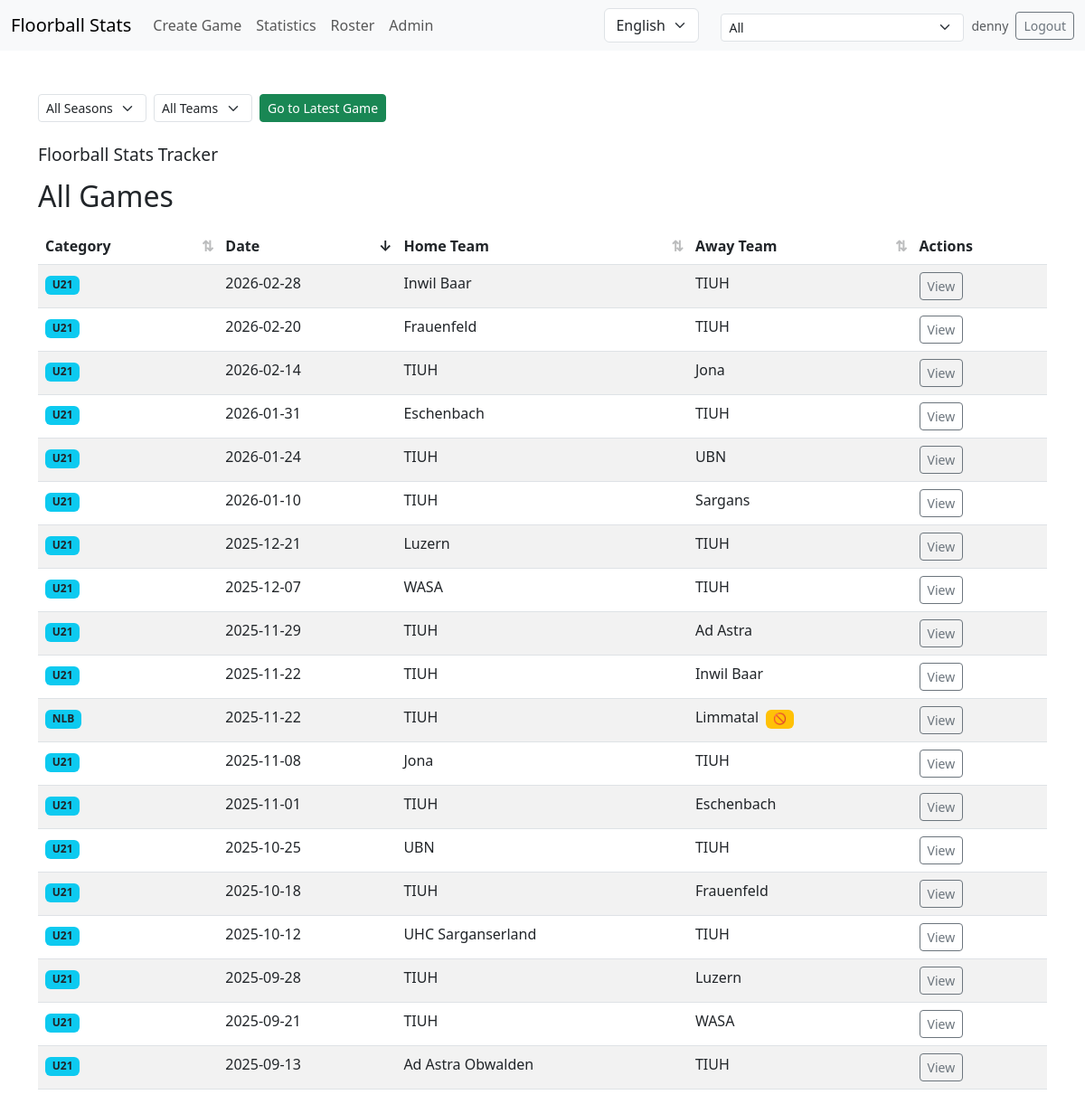
The page / (signed in) on the database its author committed.
### models/auth_models.py (models this page shows, shortened)
class User(db.Model):
    __tablename__ = 'users'
    id = db.Column(db.Integer, primary_key=True)
    username = db.Column(db.Text, unique=True, nullable=False)
    password_hash = db.Column(db.Text, nullable=False)
    is_admin = db.Column(db.Integer, default=0, nullable=False)  # 0/1
    created_at = db.Column(db.Text, nullable=False,
                           default=lambda: datetime.now(timezone.utc).isoformat())
    permissions = db.relationship('TeamPermission', backref='user',
                                  cascade='all, delete-orphan', lazy=True)

### models/game_model.py (models this page shows, shortened)
class GameRecord(db.Model):
    __tablename__ = 'games'
    id = db.Column(db.Integer, primary_key=True)
    season = db.Column(db.Text, default='', nullable=False)
    team = db.Column(db.Text, default='', nullable=False)
    home_team = db.Column(db.Text, default='', nullable=False)
    away_team = db.Column(db.Text, default='', nullable=False)
    date = db.Column(db.Text, default='', nullable=False)
    referee1 = db.Column(db.Text, default='', nullable=False)
    referee2 = db.Column(db.Text, default='', nullable=False)
    current_period = db.Column(db.Text, default='1', nullable=False)
    opponent_goalie_enabled = db.Column(db.Integer, default=0, nullable=False)
    exclude_from_stats = db.Column(db.Integer, default=0, nullable=False)
    lines = db.Column(db.Text, default='[]', nullable=False)
    goalies = db.Column(db.Text, default='[]', nullable=False)
    result = db.Column(db.Text, default='{}', nullable=False)
    formations = db.Column(db.Text, default='{}', nullable=False)
    plusminus = db.Column(db.Text, default='{}', nullable=False)
    goals = db.Column(db.Text, default='{}', nullable=False)
    assists = db.Column(db.Text, default='{}', nullable=False)
    unforced_errors = db.Column(db.Text, default='{}', nullable=False)
    shots_on_goal = db.Column(db.Text, default='{}', nullable=False)
    penalties_taken = db.Column(db.Text, default='{}', nullable=False)
    penalties_drawn = db.Column(db.Text, default='{}', nullable=False)
    saves = db.Column(db.Text, default='{}', nullable=False)
    goals_conceded = db.Column(db.Text, default='{}', nullable=False)
    goalie_plusminus = db.Column(db.Text, default='{}', nullable=False)
    game_scores = db.Column(db.Text, default='{}', nullable=False)
    goalie_game_scores = db.Column(db.Text, default='{}', nullable=False)
    opponent_goalie_saves = db.Column(db.Text, default='{}', nullable=False)
    opponent_goalie_goals_conceded = db.Column(db.Text, default='{}', nullable=False)
    block_shots = db.Column(db.Text, default='{}', nullable=False)
    stolen_balls = db.Column(db.Text, default='{}', nullable=False)
    extra_data = db.Column(db.Text, default='{}', nullable=False)
    def to_dict(self):
        game = {
            'id': self.id,
            'season': self.season or '',
            'team': self.team or '',
            'home_team': self.home_team or '',
            'away_team': self.away_team or '',
            'date': self.date or '',
            'referee1': self.referee1 or '',
            'referee2': self.referee2 or '',
            'current_period': self.current_period or '1',
            'opponent_goalie_enabled': bool(self.opponent_goalie_enabled),
            'exclude_from_stats': bool(self.exclude_from_stats),
            'lines': json.loads(self.lines or '[]'),
            'goalies': json.loads(self.goalies or '[]'),
            'result': json.loads(self.result or '{}'),
        }
        for col in _STAT_COLS:
            game[col] = json.loads(getattr(self, col) or '{}')
        formations = json.loads(self.formations or '{}')
        for fk in FORMATION_KEYS:
            game[fk] = formations.get(fk, [])
        extra = json.loads(self.extra_data or '{}')
        for k, v in extra.items():
            if k not in game:
                game[k] = v
        return game

### routes/game_routes.py (the view, shortened to what this page needs)
@game_bp.route('/', methods=['GET', 'POST'])
def index():
    games = load_games()
    if ensure_game_ids(games):
        save_games(games)
    def game_sort_key(game):
        date_str = game.get('date')
        try:
            date_val = datetime.strptime(date_str, '%Y-%m-%d') if date_str else datetime.min
        except Exception:
            date_val = datetime.min
        return (date_val, -games.index(game))
    games_sorted = sorted(games, key=game_sort_key, reverse=True)
    seasons = get_all_seasons()
    from models.team_settings import get_current_season as _cur_season
    _default_season = _cur_season()
    selected_season = request.args.get('season', _default_season if _default_season else None)
    if selected_season:
        games_sorted = [
            game for game in games_sorted if game.get('season') == selected_season
        ]
    selected_team = request.args.get('team')
    if selected_team:
        filtered_games = [
            game for game in games_sorted if game.get('team') == selected_team
        ]
    else:
        filtered_games = games_sorted
    latest_game_id = None
    if filtered_games:
        latest_game_id = games.index(filtered_games[0])
    return render_template(
        'index.html',
        games=games_sorted,
        latest_game_id=latest_game_id,
        seasons=seasons,
        selected_season=selected_season,
        selected_team=selected_team
    )

### models/roster.py (called while the page is built)
def get_all_seasons():
    try:
        rows = db.session.query(RosterPlayer.season).distinct().all()
        return sorted({r[0] for r in rows if r[0]}, reverse=True)
    except Exception:
        logger.exception("get_all_seasons failed")
        return []

### services/game_service.py (called while the page is built)
def load_games():
    try:
        rows = GameRecord.query.all()
        return [row.to_dict() for row in rows]
    except Exception:
        logger.exception('load_games failed')
        return []

def ensure_game_ids(games):
    changed = False
    seen_ids = set()
    max_id = -1
    for game in games:
        if 'id' in game:
            try:
                max_id = max(max_id, int(game['id']))
            except (TypeError, ValueError):
                pass
    for game in games:
        raw_id = game.get('id')
        if raw_id is None or raw_id in seen_ids:
            max_id += 1
            game['id'] = max_id
            changed = True
        seen_ids.add(game['id'])
    return changed

### templates/index.html (shortened to what this page needs)
{% extends "base.html" %}
{% block content %}
<div class="container mt-5">
    <div class="d-flex flex-wrap gap-2 align-items-center mb-4">
        {% if games %}
        <form method="get" action="/" class="d-inline-flex gap-2 align-items-center">
            <select class="form-select form-select-sm w-auto" name="season" onchange="this.form.submit()">
                <option value="">{{ g.t['all_seasons'] if g.t is defined else 'All Seasons' }}</option>
            </select>
            <select class="form-select form-select-sm w-auto" name="team" onchange="this.form.submit()">
                <option value="">{{ g.t['all_teams'] if g.t is defined else 'All Teams' }}</option>
                {% set teams = games | map(attribute='team') | list | unique | sort %}
            </select>
        </form>
        {% endif %}
        {% if latest_game_id is not none %}
        <a href="/game/{{ latest_game_id }}" class="btn btn-success btn-sm">{{ g.t['go_to_latest_game'] if g.t is
            defined else 'Go to Latest Game' }}</a>
        {% endif %}
    </div>
    <h1 class="mb-3" style="font-size:1.2rem;">{{ g.t['title'] if g.t is defined else 'Floorball Stats Tracker' }}</h1>
    {% if games %}
    <h2 class="mb-3">{{ g.t['all_games'] if not selected_team else g.t['all_games_for'] ~ ' ' ~ selected_team }}</h2>
    <div class="table-responsive">
        <table class="table table-striped table-hover" id="gamesTable">
            <thead>
                <tr>
                    {% if not selected_team %}
                    <th class="sortable" onclick="sortTable(0)" style="cursor: pointer;">{{ g.t['category'] if g.t is defined else 'Category' }} </th>
                    {% endif %}
                    <th class="sortable" onclick="sortTable({% if not selected_team %}1{% else %}0{% endif %})" style="cursor: pointer;">{{ g.t['date'] if g.t is defined else 'Date' }} </th>
                    <th class="sortable" onclick="sortTable({% if not selected_team %}2{% else %}1{% endif %})" style="cursor: pointer;">{{ g.t['home_team'] if g.t is defined else 'Home' }} </th>
                    <th class="sortable" onclick="sortTable({% if not selected_team %}3{% else %}2{% endif %})" style="cursor: pointer;">{{ g.t['away_team'] if g.t is defined else 'Away' }} </th>
                    <th>{{ g.t['actions'] if g.t is defined else 'Actions' }}</th>
                </tr>
            </thead>
            <tbody>
                {% for game in games %}
                {% if not selected_team or game.team == selected_team %}
                <tr>
                    {% if not selected_team %}
                    <td><span class="badge bg-info text-dark">{{ game.team if game.team else '' }}</span></td>
                    {% endif %}
                    <td>{{ game.date if game.date else '' }}</td>
                    <td>{{ game.home_team }}</td>
                    <td>
                        {{ game.away_team }}
                        {% if game.exclude_from_stats %}
                        <span class="badge bg-warning text-dark ms-1" title="{{ g.t['exclude_from_stats'] if g.t is defined else 'Excluded from statistics' }}">🚫</span>
                        {% endif %}
                    </td>
                    <td>
                        <a href="/game/{{ game.id }}" class="btn btn-outline-secondary btn-sm">{{ g.t['view'] if g.t is defined else 'View' }}</a>
                    </td>
                </tr>
                {% endif %}
                {% endfor %}
            </tbody>
        </table>
    </div>
    {% else %}
    <p>{{ g.t['no_games'] }}</p>
    {% endif %}
</div>
{% endblock %}

### templates/base.html (shortened to what this page needs)
<!DOCTYPE html>
<html lang="{{ g.get('lang', 'en') if g is defined else 'en' }}">
<head>
    <link rel="stylesheet" href="https://cdn.jsdelivr.net/npm/bootstrap@5.3.0/dist/css/bootstrap.min.css">
</head>
<body>
    <nav class="navbar navbar-expand-lg navbar-light bg-light mb-4" aria-label="Main navigation">
        <div class="container-fluid">
            <a class="navbar-brand" href="/">{{ g.t['brand'] }}</a>
            <div class="collapse navbar-collapse" id="navbarNav">
                <ul class="navbar-nav me-auto mb-2 mb-lg-0">
                    <li class="nav-item"><a class="nav-link" href="/create_game">{{ g.t['create_game'] }}</a></li>
                    <li class="nav-item"><a class="nav-link" href="/stats">{{ g.t['stats'] }}</a></li>
                    <li class="nav-item"><a class="nav-link" href="/roster">{{ g.t['roster'] }}</a></li>
                    {% if g.is_admin_session or (g.current_user and g.current_user.is_admin) %}
                    <li class="nav-item"><a class="nav-link" href="/admin/">{{ g.t.get('admin', 'Admin') }}</a></li>
                    {% endif %}
                </ul>
                <form class="d-flex order-2 order-lg-1" method="post" action="/set_language">
                    <select name="lang" class="form-select me-2" aria-label="Change language"
                        onchange="this.form.submit()">
                        <option value="en" {% if g.get('lang', 'en' )=='en' %}selected{% endif %}>{{ g.t['lang_en'] }}
                        </option>
                    </select>
                </form>
                {% if session.get('authenticated') %}
                <div class="ms-2 order-3 d-flex align-items-center gap-2">
                    {% if g.current_user %}<span class="text-muted small d-none d-lg-inline">{{ g.current_user.username }}</span>{% endif %}
                    <a href="/logout" class="btn btn-outline-secondary btn-sm">{{ g.t.get('logout', 'Logout') }}</a>
                </div>
                {% else %}
                <div class="ms-2 order-3">
                    <a href="/login" class="btn btn-outline-primary btn-sm">{{ g.t.get('user_login', 'Login') }}</a>
                </div>
                {% endif %}
                <div class="ms-3 d-none d-lg-block order-lg-2" style="min-width:160px;">
                    {% if games is defined and games|length > 1 %}
                    <select id="navbar-game-switch" class="form-select form-select-sm mt-1" aria-label="Switch game">
                        <option value="">{{ g.t['all'] }}</option>
                        {% set sorted_games = games | sort(attribute='date', reverse=True) %}
                    </select>
                    {% endif %}
                </div>
            </div>
        </div>
    </nav>
    <main tabindex="-1">
        {% block content %}{% endblock %}
    </main>
</body>
</html>

### templates/index.html (style rules this page uses)
.sortable { cursor: pointer; position: relative; padding-right: 20px !important; }

### rows shown on the page
User: current_user.username "denny"
GameRecord: team "U21", date "2026-02-28", home_team "Inwil Baar", away_team "TIUH", t "View"
GameRecord: team "U21", date "2026-02-20", home_team "Frauenfeld", away_team "TIUH", t "View"
GameRecord: team "U21", date "2026-02-14", home_team "TIUH", away_team "Jona", t "View"
GameRecord: team "U21", date "2026-01-31", home_team "Eschenbach", away_team "TIUH", t "View"
GameRecord: team "U21", date "2026-01-24", home_team "TIUH", away_team "UBN", t "View"
GameRecord: team "U21", date "2026-01-10", home_team "TIUH", away_team "Sargans", t "View"
GameRecord: team "U21", date "2025-12-21", home_team "Luzern", away_team "TIUH", t "View"
GameRecord: team "U21", date "2025-12-07", home_team "WASA", away_team "TIUH", t "View"
GameRecord: team "U21", date "2025-11-29", home_team "TIUH", away_team "Ad Astra", t "View"
GameRecord: team "U21", date "2025-11-22", home_team "TIUH", away_team "Inwil Baar", t "View"
GameRecord: team "NLB", date "2025-11-22", home_team "TIUH", away_team "Limmatal", t "View"
GameRecord: team "U21", date "2025-11-08", home_team "Jona", away_team "TIUH", t "View"
GameRecord: team "U21", date "2025-11-01", home_team "TIUH", away_team "Eschenbach", t "View"
GameRecord: team "U21", date "2025-10-25", home_team "UBN", away_team "TIUH", t "View"
GameRecord: team "U21", date "2025-10-18", home_team "TIUH", away_team "Frauenfeld", t "View"
GameRecord: team "U21", date "2025-10-12", home_team "UHC Sarganserland", away_team "TIUH", t "View"
GameRecord: team "U21", date "2025-09-28", home_team "TIUH", away_team "Luzern", t "View"
GameRecord: team "U21", date "2025-09-21", home_team "TIUH", away_team "WASA", t "View"
GameRecord: team "U21", date "2025-09-13", home_team "Ad Astra Obwalden", away_team "TIUH", t "View"

### other values the page prints
{{ g.t['brand'] }} "Floorball Stats"
{{ g.t['create_game'] }} "Create Game"
{{ g.t['stats'] }} "Statistics"
{{ g.t['roster'] }} "Roster"
{{ g.t.get('admin', 'Admin') }} "Admin"
{{ g.t.get('logout', 'Logout') }} "Logout"
{{ g.t['title'] if g.t is defined else 'Floorball Stats Tracker' }} "Floorball Stats Tracker"
{{ g.t['category'] if g.t is defined else 'Category' }} "Category"
{{ g.t['date'] if g.t is defined else 'Date' }} "Date"
{{ g.t['home_team'] if g.t is defined else 'Home' }} "Home Team"
{{ g.t['away_team'] if g.t is defined else 'Away' }} "Away Team"
{{ g.t['actions'] if g.t is defined else 'Actions' }} "Actions"
form field lang "English"
form field value "All"
form field season "All Seasons"
